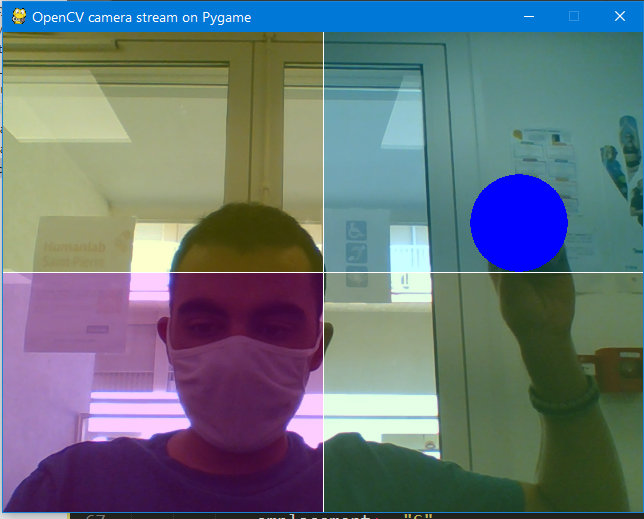
#> input picture Prototype Python OpenCV Tracking/imagePremierPrototypeOpenCV-PyGame.png, 644 x 519 px, given in place of the camera
$ python HandDetection.py
#> lines starting #> are read from the running program, lines starting #| are printed output that depends on the picture; after the words box and inside, x2 and y2 are one past the last pixel; in counts of white or black regions, pixels touching at a corner belong together
import cv2
import numpy as np
import time

#Open Camera object
cap = cv2.VideoCapture(0)

#Decrease frame size
cap.set(cv2.CAP_PROP_FRAME_WIDTH, 1000)
cap.set(cv2.CAP_PROP_FRAME_HEIGHT, 600)

def nothing(x):
    pass

# Function to find angle between two vectors
def Angle(v1,v2):
 dot = np.dot(v1,v2)
 x_modulus = np.sqrt((v1*v1).sum())
 y_modulus = np.sqrt((v2*v2).sum())
 cos_angle = dot / x_modulus / y_modulus
 angle = np.degrees(np.arccos(cos_angle))
 return angle

# Function to find distance between two points in a list of lists
def FindDistance(A,B):
 return np.sqrt(np.power((A[0][0]-B[0][0]),2) + np.power((A[0][1]-B[0][1]),2))


# Creating a window for HSV track bars
cv2.namedWindow('HSV_TrackBar')

# Starting with 100's to prevent error while masking
h,s,v = 100,100,100

# Creating track bar
cv2.createTrackbar('h', 'HSV_TrackBar',0,179,nothing)
cv2.createTrackbar('s', 'HSV_TrackBar',0,255,nothing)
cv2.createTrackbar('v', 'HSV_TrackBar',0,255,nothing)

while(1):

    #Measure execution time
    start_time = time.time()

    #Capture frames from the camera
    ret, frame = cap.read()
#> frame is the input picture: shape (519, 644, 3); mean B, G, R 120.5, 114.7, 102.6

    #Blur the image
    blur = cv2.blur(frame,(3,3))
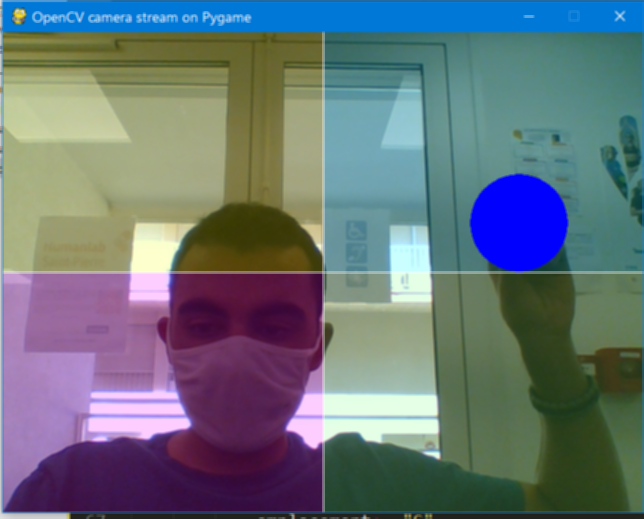
#> blur: shape (519, 644, 3); mean B, G, R 120.5, 114.8, 102.6

 	#Convert to HSV color space
    hsv = cv2.cvtColor(blur,cv2.COLOR_BGR2HSV)
#> hsv: shape (519, 644, 3); mean H, S, V 82.8, 115, 140.1

    #Create a binary image with where white will be skin colors and rest is black
    mask2 = cv2.inRange(hsv,np.array([2,50,50]),np.array([15,255,255]))
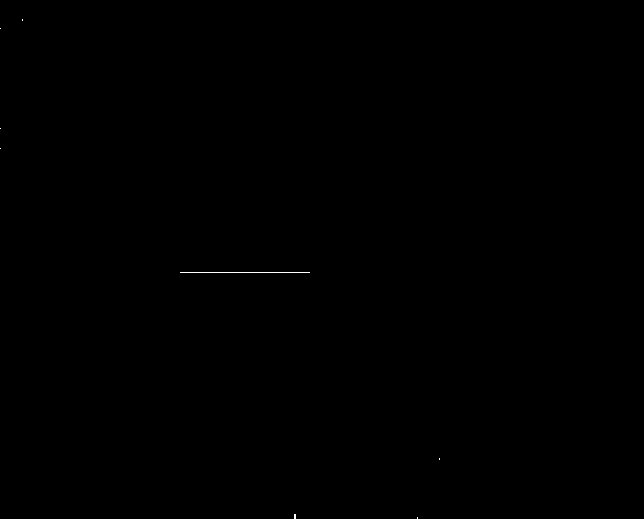
#> mask2: shape (519, 644); 0.04% white in thin lines or dots, all inside (x1, y1, x2, y2) = (0, 19, 440, 519)

    #Kernel matrices for morphological transformation
    kernel_square = np.ones((11,11),np.uint8)
    kernel_ellipse= cv2.getStructuringElement(cv2.MORPH_ELLIPSE,(5,5))

    #Perform morphological transformations to filter out the background noise
    #Dilation increase skin color area
    #Erosion increase skin color area
    dilation = cv2.dilate(mask2,kernel_ellipse,iterations = 1)
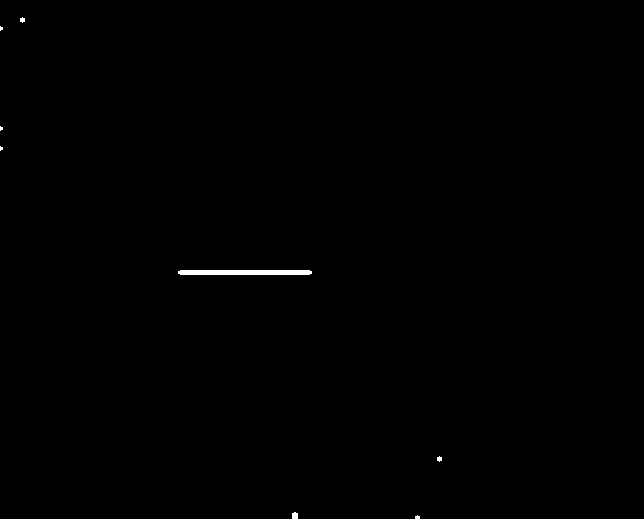
#> dilation: shape (519, 644); 0.24% white; 8 white regions (4 under 20 px), largest, box (x1, y1, x2, y2) and area: (178, 270, 312, 275) 662, (292, 512, 298, 519) 38, (20, 17, 25, 23) 22, (437, 456, 442, 462) 22
    erosion = cv2.erode(dilation,kernel_square,iterations = 1)
#> erosion: shape (519, 644); every value is 0
    dilation2 = cv2.dilate(erosion,kernel_ellipse,iterations = 1)
    filtered = cv2.medianBlur(dilation2,5)
    kernel_ellipse= cv2.getStructuringElement(cv2.MORPH_ELLIPSE,(8,8))
    dilation2 = cv2.dilate(filtered,kernel_ellipse,iterations = 1)
    kernel_ellipse= cv2.getStructuringElement(cv2.MORPH_ELLIPSE,(5,5))
    dilation3 = cv2.dilate(filtered,kernel_ellipse,iterations = 1)
    median = cv2.medianBlur(dilation2,5)
    ret,thresh = cv2.threshold(median,127,255,0)

    #Find contours of the filtered frame
    contours, hierarchy = cv2.findContours(thresh,cv2.RETR_TREE,cv2.CHAIN_APPROX_SIMPLE)
#> contours = []

    #Draw Contours
    #cv2.drawContours(frame, cnt, -1, (122,122,0), 3)
    #cv2.imshow('Dilation',median)

	#Find Max contour area (Assume that hand is in the frame)
    max_area=100
    ci=0
    for i in range(len(contours)):
        cnt=contours[i]
        area = cv2.contourArea(cnt)
        if(area>max_area):
            max_area=area
            ci=i
#> this loop made 0 passes
#> after the loop, ci = 0; max_area = 100

	#Largest area contour
#> (the run stopped early here; a loop or call above may not have finished)
